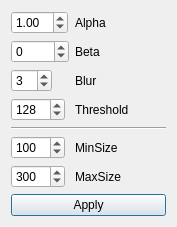
<?xml version="1.0" encoding="UTF-8"?>
<ui version="4.0">
 <class>DetectorDialog</class>
 <widget class="QDialog" name="DetectorDialog">
  <property name="geometry">
   <rect>
    <x>0</x>
    <y>0</y>
    <width>177</width>
    <height>194</height>
   </rect>
  </property>
  <property name="windowTitle">
   <string>Dialog</string>
  </property>
  <layout class="QFormLayout" name="formLayout">
   <property name="fieldGrowthPolicy">
    <enum>QFormLayout::AllNonFixedFieldsGrow</enum>
   </property>
   <item row="1" column="0">
    <widget class="QSpinBox" name="betaBox">
     <property name="minimum">
      <number>-9999</number>
     </property>
     <property name="maximum">
      <number>9999</number>
     </property>
    </widget>
   </item>
   <item row="2" column="0">
    <widget class="QSpinBox" name="blurBox">
     <property name="value">
      <number>3</number>
     </property>
    </widget>
   </item>
   <item row="2" column="1">
    <widget class="QLabel" name="label_3">
     <property name="text">
      <string>Blur</string>
     </property>
    </widget>
   </item>
   <item row="4" column="0" colspan="2">
    <widget class="Line" name="line">
     <property name="orientation">
      <enum>Qt::Horizontal</enum>
     </property>
    </widget>
   </item>
   <item row="5" column="0">
    <widget class="QSpinBox" name="minBox">
     <property name="maximum">
      <number>1000</number>
     </property>
     <property name="value">
      <number>100</number>
     </property>
    </widget>
   </item>
   <item row="5" column="1">
    <widget class="QLabel" name="label_2">
     <property name="text">
      <string>MinSize</string>
     </property>
    </widget>
   </item>
   <item row="6" column="0">
    <widget class="QSpinBox" name="maxBox">
     <property name="maximum">
      <number>1000</number>
     </property>
     <property name="value">
      <number>300</number>
     </property>
    </widget>
   </item>
   <item row="6" column="1">
    <widget class="QLabel" name="label">
     <property name="text">
      <string>MaxSize</string>
     </property>
    </widget>
   </item>
   <item row="7" column="0" colspan="2">
    <widget class="QPushButton" name="pushButton">
     <property name="text">
      <string>Apply</string>
     </property>
    </widget>
   </item>
   <item row="0" column="0">
    <widget class="QDoubleSpinBox" name="alphaBox">
     <property name="singleStep">
      <double>0.100000000000000</double>
     </property>
     <property name="value">
      <double>1.000000000000000</double>
     </property>
    </widget>
   </item>
   <item row="0" column="1">
    <widget class="QLabel" name="label_4">
     <property name="text">
      <string>Alpha</string>
     </property>
    </widget>
   </item>
   <item row="1" column="1">
    <widget class="QLabel" name="label_5">
     <property name="text">
      <string>Beta</string>
     </property>
    </widget>
   </item>
   <item row="3" column="0">
    <widget class="QSpinBox" name="threshBox">
     <property name="maximum">
      <number>1024</number>
     </property>
     <property name="value">
      <number>128</number>
     </property>
    </widget>
   </item>
   <item row="3" column="1">
    <widget class="QLabel" name="label_6">
     <property name="text">
      <string>Threshold</string>
     </property>
    </widget>
   </item>
  </layout>
 </widget>
 <resources/>
 <connections/>
</ui>
